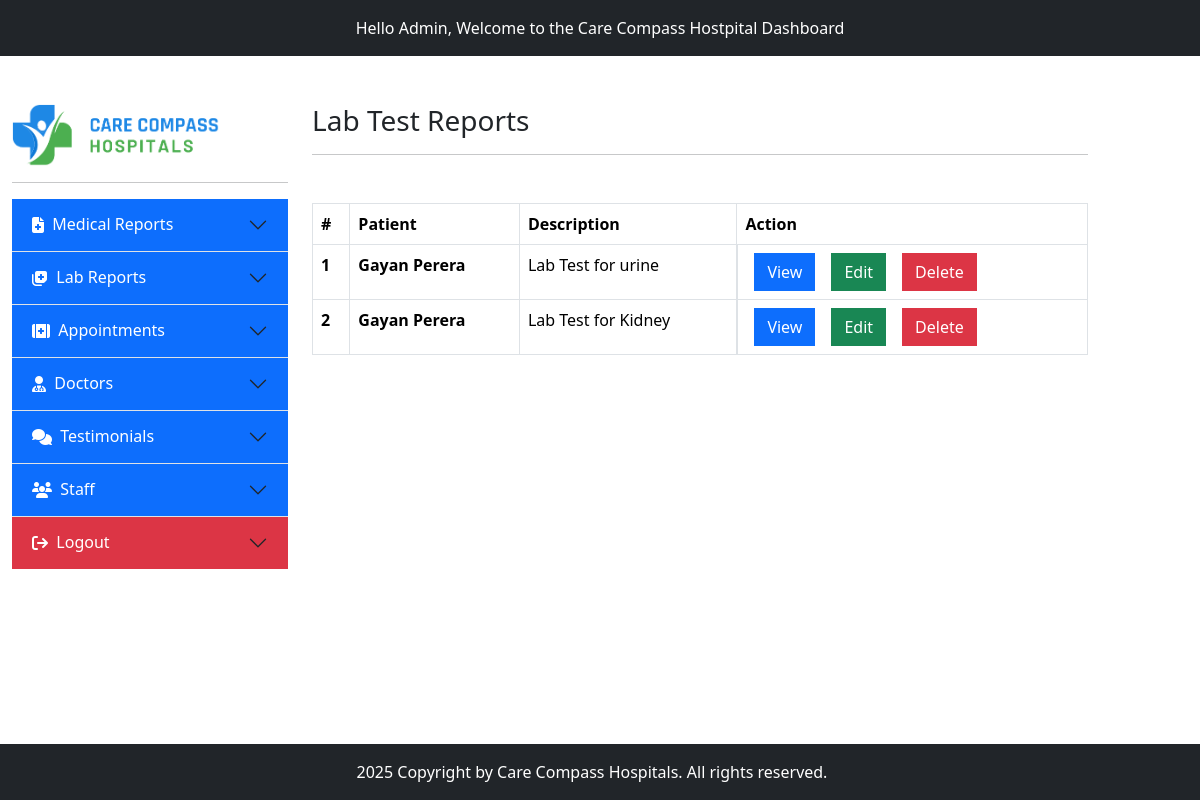
Page /admin/manage-lab-tests.php on the committed database.
### tables this page shows
CREATE TABLE IF NOT EXISTS `labtests` (
  `Id` int NOT NULL AUTO_INCREMENT,
  `note` varchar(225) NOT NULL,
  `patient` varchar(225) NOT NULL,
  `file` varchar(225) NOT NULL,
  PRIMARY KEY (`Id`)
);

CREATE TABLE IF NOT EXISTS `users` (
  `Id` int NOT NULL AUTO_INCREMENT,
  `full_name` varchar(225) NOT NULL,
  `email` varchar(225) NOT NULL,
  `telephone` varchar(225) NOT NULL,
  `password` varchar(225) NOT NULL,
  `is_deleted` int NOT NULL,
  PRIMARY KEY (`Id`)
);

### admin/manage-lab-tests.php (the view)
<?php include 'inc/header.php'; ?>
<section class="mt-5">
    <div class="container-fluid ">
        <div class="row">
            <?php include 'inc/sidebar.php'; ?>
            <div class="col-md-8">
                <h3>Lab Test Reports</h3>
                <hr class="mb-5">
                <table class="table table-bordered">
                    <thead>
                        <tr>
                            <th scope="col">#</th>
                            <th scope="col">Patient</th>
                            <th scope="col">Description</th>
                            <th scope="col">Action</th>
                        </tr>
                    </thead>
                    <tbody>
                        <?php
                        $sql = "SELECT labtests.Id, labtests.note, users.full_name AS Fullname, labtests.patient, labtests.file FROM labtests JOIN users ON labtests.patient = users.Id";
                        $result = $conn->query($sql);
                        if ($result->num_rows > 0) {
                            $x = 1;
                            while ($row = $result->fetch_assoc()) {
                                echo '
                                    <tr>
                                        <th>'.$x.'</th>
                                        <th>' . $row['Fullname'] . '</th>
                                        <td>' . $row['note'] . '</td>
                                        <td class="d-flex ">
                                            <a href="reports/' . $row['file'] . '" class="btn btn-primary rounded-0 mx-2" target="_blank">View</a>
                                            <form action="edit-lab-records.php" method="post">
                                                <input type="text" name="record-owner" value="' . $row['Id'] . '" class="d-none">
                                                <button type="submit" class="btn btn-success rounded-0 mx-2">Edit</button>
                                            </form>
                                            <form action="delete-lab-records.php" method="post">
                                                <input type="text" name="record-owner" value="' . $row['Id'] . '" class="d-none">
                                                <button type="submit" class="btn btn-danger rounded-0 mx-2">Delete</button>
                                            </form>
                                        </td>
                                    </tr>
                                ';
                                $x++;
                            }
                        }
                        ?>
                    </tbody>
                </table>
            </div>
        </div>
    </div>
</section>
<?php include 'inc/footer.php'; ?>

### rows in the picture
labtests: users.full_name "Gayan Perera", note "Lab Test for urine"
labtests: users.full_name "Gayan Perera", note "Lab Test for Kidney"
